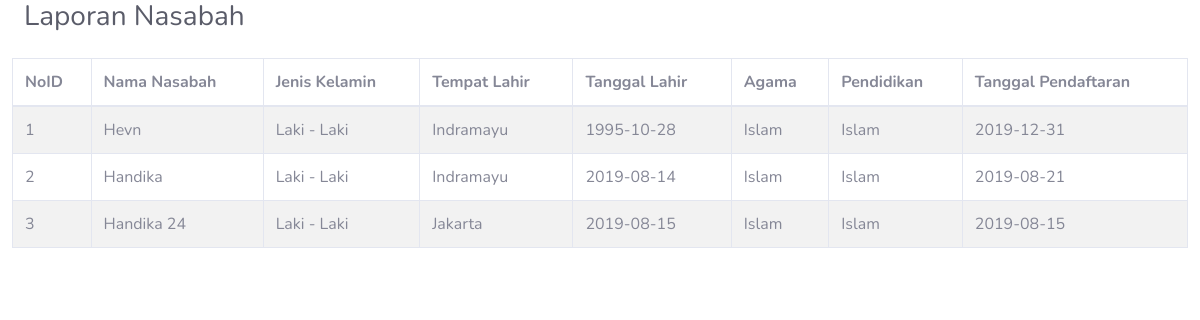
Page /admin/laporan_nasabah.php on the committed database.
### tables this page shows
CREATE TABLE `nasabah` (
  `noidnasabah` varchar(21) NOT NULL,
  `namanasabah` varchar(35) NOT NULL,
  `jeniskelaminnasabah` varchar(11) NOT NULL,
  `tempatlahirnasabah` varchar(35) NOT NULL,
  `tanggallahirnasabah` date NOT NULL,
  `agamanasabah` varchar(7) NOT NULL,
  `pendidikannasabah` varchar(7) NOT NULL,
  `tanggalpendaftaran` date NOT NULL
);

### function.php (called while the page is built, shortened)
<?php
function tampilData($tabel, $key = null){
    if (!$key == null) {
        $query = "SELECT *, sum($key) as total FROM $tabel";
        $mysqli = Database::getInstance()->getConnection();
        $result = $mysqli->query($query);
        while($d=mysqli_fetch_array($result)){
            $data[] =$d;
        }
    }else{
        $query = "SELECT * FROM $tabel";
        $mysqli = Database::getInstance()->getConnection();
        $result = $mysqli->query($query);
        while($d=mysqli_fetch_array($result)){
            $data[] =$d;
        }
    }
    return $data ?? '';
}
function cekData($tabel){
    $query = "SELECT * FROM $tabel";
    $mysqli = Database::getInstance()->getConnection();
    $result = $mysqli->query($query);
    if ($result->num_rows == 0) {
        return true;
    }else {
        return false;
    }
}
?>

### admin/laporan_nasabah.php (the view, shortened to what this page needs)
<?php
include '../function.php';
?>
<head>
<link href="../assets/css/all.min.css" rel="stylesheet" type="text/css">
<link href="../assets/css/sb-admin-2.min.css" rel="stylesheet">
</head>
        <div class="container-fluid">
          <div class="d-sm-flex align-items-center justify-content-between mb-4">
            <h1 class="h3 mb-0 text-gray-800">Laporan Nasabah</h1>
          </div>
          <div class="row">
            <table id="nasabah" class="table table-striped table-bordered" style="width:100%">
              <thead>
                  <tr>
                      <th>NoID</th>
                      <th>Nama Nasabah</th>
                      <th>Jenis Kelamin</th>
                      <th>Tempat Lahir</th>
                      <th>Tanggal Lahir</th>
                      <th>Agama</th>
                      <th>Pendidikan</th>
                      <th>Tanggal Pendaftaran</th>
                  </tr>
              </thead>
              <tbody>
              <?php
              if (cekData("nasabah") == true) {
              }else {
                $no = 1;
                foreach (tampilData("nasabah") as $d) {
                  ?>
                    <tr>
                        <td><?= $no++ ?></td>
                        <td><?= $d['namanasabah']; ?></td>
                        <td><?= $d['jeniskelaminnasabah']; ?></td>
                        <td><?= $d['tempatlahirnasabah']; ?></td>
                        <td><?= $d['tanggallahirnasabah']; ?></td>
                        <td><?= $d['agamanasabah']; ?></td>
                        <td><?= $d['agamanasabah']; ?></td>
                        <td><?= $d['tanggalpendaftaran']; ?></td>
                    </tr>
                <?php
                  }
                ?>
              <?php
              }
              ?>
              </tbody>
            </table>
          </div>
        </div>

### rows in the picture
nasabah: namanasabah "Hevn", jeniskelaminnasabah "Laki - Laki", tempatlahirnasabah "Indramayu", tanggallahirnasabah "1995-10-28", agamanasabah "Islam", tanggalpendaftaran "2019-12-31"
nasabah: namanasabah "Handika", jeniskelaminnasabah "Laki - Laki", tempatlahirnasabah "Indramayu", tanggallahirnasabah "2019-08-14", agamanasabah "Islam", tanggalpendaftaran "2019-08-21"
nasabah: namanasabah "Handika 24", jeniskelaminnasabah "Laki - Laki", tempatlahirnasabah "Jakarta", tanggallahirnasabah "2019-08-15", agamanasabah "Islam", tanggalpendaftaran "2019-08-15"
